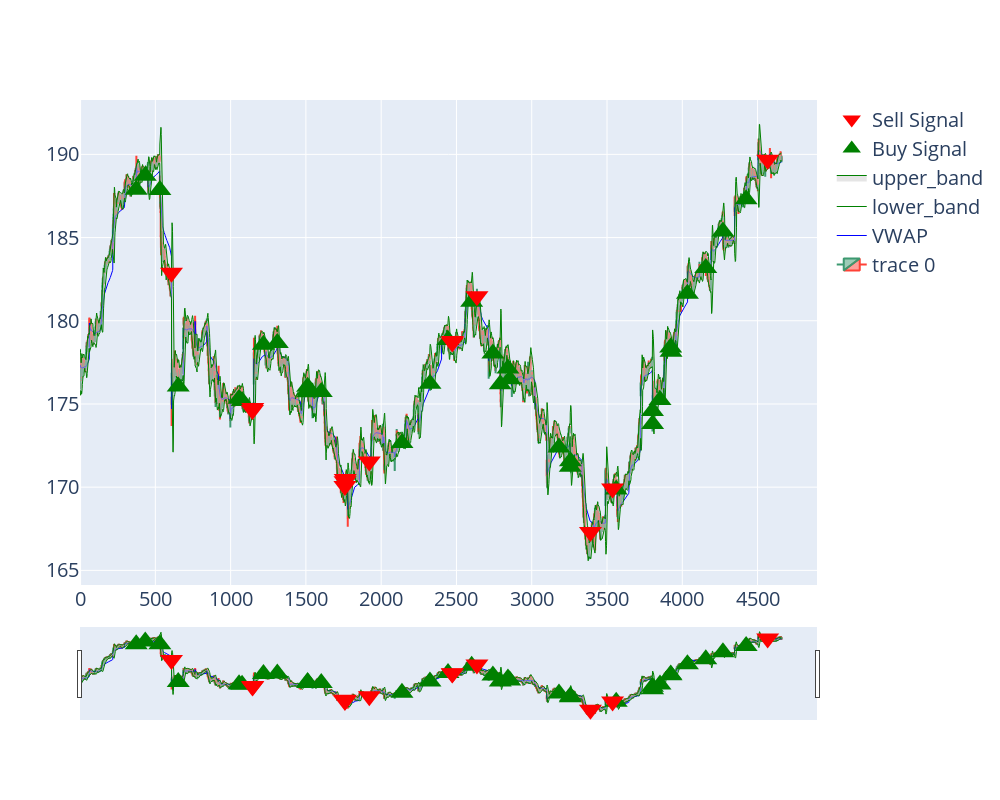

Notebook cell for this chart:
### Code cell
import plotly.graph_objects as go
from datetime import datetime
dfpl = df
dfpl.reset_index(inplace=True)
fig = go.Figure(data=[go.Candlestick(x=dfpl.index,
                open=dfpl['Open'],
                high=dfpl['High'],
                low=dfpl['Low'],
                close=dfpl['Close']),
                go.Scatter(x=dfpl.index, y=dfpl.VWAP, 
                           line=dict(color='blue', width=1), 
                           name="VWAP"), 
                go.Scatter(x=dfpl.index, y=dfpl["lower_band"], 
                           line=dict(color='green', width=1), 
                           name="lower_band"),
                go.Scatter(x=dfpl.index, y=dfpl['upper_band'], 
                           line=dict(color='green', width=1),
                           fill='tonexty',  # Fill area between the bands
                           fillcolor='rgba(204, 204, 204, 0.5)',  # Grey color with some transparency
                           name="upper_band")])

buy_signals = dfpl[dfpl['Signal'] == 2]
sell_signals = dfpl[dfpl['Signal'] == 1]

# Add buy signals to the figure
fig.add_trace(go.Scatter(
    x=buy_signals.index,
    y=buy_signals['Close'],
    mode='markers',
    marker_symbol='triangle-up',
    marker_color='green',
    marker_size=20,
    name='Buy Signal'
))

# Add sell signals to the figure
fig.add_trace(go.Scatter(
    x=sell_signals.index,
    y=sell_signals['Close'],
    mode='markers',
    marker_symbol='triangle-down',
    marker_color='red',
    marker_size=20,
    name='Sell Signal'
))

fig.update_layout(
    width=1000, 
    height=800,
    font=dict(size=20)
)
fig.show()

### Figure 1 — Plotly figure (JSON) as saved in the notebook; plotly's stock layout.template omitted (floating-point values rounded to 4 significant figures; data arrays with more than 128 entries replaced by an {"elided": "..."} marker saying what was removed)
{"data": [{"close": {"elided": "4660 float values"}, "high": {"elided": "4660 float values"}, "low": {"elided": "4660 float values"}, "open": {"elided": "4660 float values"}, "type": "candlestick", "x": {"elided": "4660 int values"}}, {"line": {"color": "blue", "width": 1}, "name": "VWAP", "type": "scatter", "x": {"elided": "4660 int values"}, "y": {"elided": "4660 float values"}}, {"line": {"color": "green", "width": 1}, "name": "lower_band", "type": "scatter", "x": {"elided": "4660 int values"}, "y": {"elided": "4660 float values"}}, {"fill": "tonexty", "fillcolor": "rgba(204, 204, 204, 0.5)", "line": {"color": "green", "width": 1}, "name": "upper_band", "type": "scatter", "x": {"elided": "4660 int values"}, "y": {"elided": "4660 float values"}}, {"marker": {"color": "green", "size": 20, "symbol": "triangle-up"}, "mode": "markers", "name": "Buy Signal", "type": "scatter", "x": [373, 433, 530, 652, 1056, 1076, 1218, 1310, 1511, 1512, 1513, 1602, 2138, 2324, 2444, 2601, 2742, 2791, 2842, 2854, 3181, 3256, 3257, 3561, 3802, 3803, 3852, 3923, 3925, 4034, 4156, 4270, 4424], "y": [187.9, 188.7, 187.9, 176.1, 175.3, 175.2, 178.6, 178.7, 176.0, 175.8, 175.7, 175.7, 172.7, 176.2, 178.8, 181.1, 178.0, 176.2, 177.1, 176.5, 172.4, 171.2, 171.6, 169.9, 174.6, 173.8, 175.2, 178.4, 178.1, 181.6, 183.2, 185.4, 187.3]}, {"marker": {"color": "red", "size": 20, "symbol": "triangle-down"}, "mode": "markers", "name": "Sell Signal", "type": "scatter", "x": [607, 1145, 1147, 1759, 1760, 1761, 1921, 2472, 2473, 2636, 3390, 3537, 4567], "y": [182.9, 174.6, 174.8, 170.1, 170.4, 170.5, 171.5, 178.7, 178.8, 181.5, 167.3, 169.9, 189.7]}], "layout": {"font": {"size": 20}, "height": 800, "width": 1000}}
